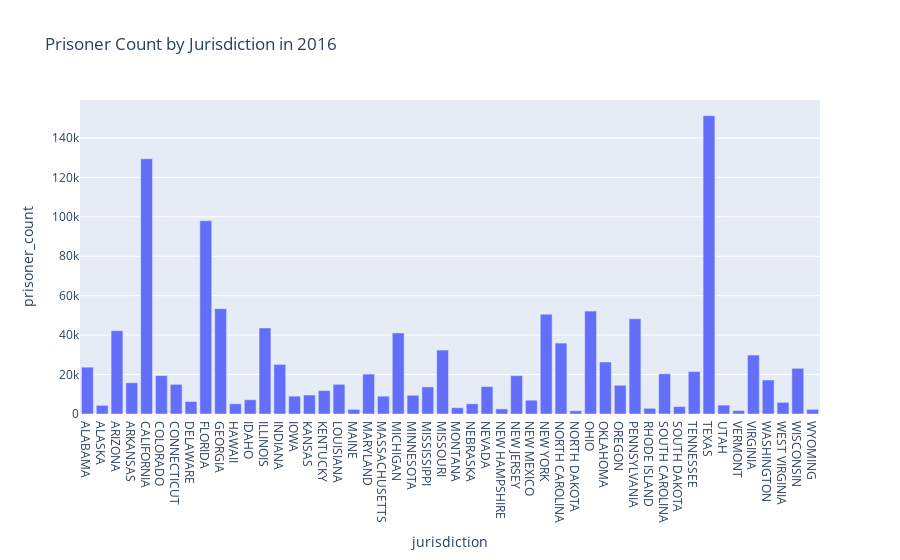

The notebook cell saved with this chart:
### Code cell
#This code plots a bar graph for the US prisoner population for 2016
filtered_data = flat_data[flat_data['year'] == 2016]
fig = px.bar(filtered_data, x='jurisdiction', y='prisoner_count', title='Prisoner Count by Jurisdiction in 2016')
fig.show()

### Figure 1 — Plotly figure (JSON) as saved in the notebook; plotly's stock layout.template omitted (floating-point values rounded to 4 significant figures)
{"data": [{"alignmentgroup": "True", "hovertemplate": "jurisdiction=%{x}<br>prisoner_count=%{y}<extra></extra>", "legendgroup": "", "marker": {"color": "#636efa", "pattern": {"shape": ""}}, "name": "", "offsetgroup": "", "orientation": "v", "showlegend": false, "textposition": "auto", "type": "bar", "x": ["ALABAMA", "ALASKA", "ARIZONA", "ARKANSAS", "CALIFORNIA", "COLORADO", "CONNECTICUT", "DELAWARE", "FLORIDA", "GEORGIA", "HAWAII", "IDAHO", "ILLINOIS", "INDIANA", "IOWA", "KANSAS", "KENTUCKY", "LOUISIANA", "MAINE", "MARYLAND", "MASSACHUSETTS", "MICHIGAN", "MINNESOTA", "MISSISSIPPI", "MISSOURI", "MONTANA", "NEBRASKA", "NEVADA", "NEW HAMPSHIRE", "NEW JERSEY", "NEW MEXICO", "NEW YORK", "NORTH CAROLINA", "NORTH DAKOTA", "OHIO", "OKLAHOMA", "OREGON", "PENNSYLVANIA", "RHODE ISLAND", "SOUTH CAROLINA", "SOUTH DAKOTA", "TENNESSEE", "TEXAS", "UTAH", "VERMONT", "VIRGINIA", "WASHINGTON", "WEST VIRGINIA", "WISCONSIN", "WYOMING"], "xaxis": "x", "y": [23745, 4378, 42248, 15833, 129416, 19486, 15040, 6334, 98010, 53433, 5182, 7221, 43616, 25143, 9049, 9653, 11867, 15059, 2356, 20236, 9038, 41122, 9509, 13720, 32427, 3199, 5167, 13932, 2599, 19458, 6996, 50611, 35970, 1639, 52172, 26367, 14579, 48287, 2887, 20376, 3770, 21539, 151276, 4502, 1735, 29882, 17228, 5899, 23163, 2352], "yaxis": "y"}], "layout": {"barmode": "relative", "legend": {"tracegroupgap": 0}, "title": {"text": "Prisoner Count by Jurisdiction in 2016"}, "xaxis": {"anchor": "y", "domain": [0, 1], "title": {"text": "jurisdiction"}}, "yaxis": {"anchor": "x", "domain": [0, 1], "title": {"text": "prisoner_count"}}}}
